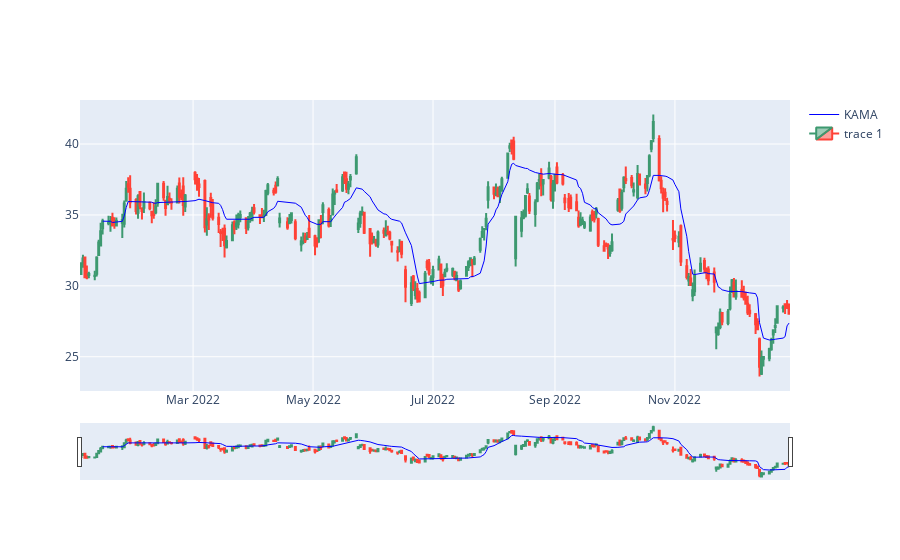

The notebook cell this image was saved under:
### Code cell
resultados_kama = ta.momentum.KAMAIndicator(df["Close"],10,2,30,False)

kama_list = list()

i=0
while i< len(resultados_kama.kama()):
    
    if(resultados_kama.kama()[i] != None):
        
        kama_list.append(resultados_kama.kama()[i])
        
    i+=1
    
fig = go.Figure()

fig.add_trace(
    go.Scatter(
        name="KAMA",
        x=df.index,
        y=kama_list,
        line=dict(color='blue', width=1))
)

fig.add_trace(go.Candlestick(
        x=df.index,
        open=df['Open'],
        high=df['High'],
        low=df['Low'],
        close=df['Close']))

### Figure 1 — Plotly figure (JSON) as saved in the notebook; plotly's stock layout.template omitted (floating-point values rounded to 4 significant figures; data arrays with more than 128 entries replaced by an {"elided": "..."} marker saying what was removed)
{"data": [{"line": {"color": "blue", "width": 1}, "name": "KAMA", "type": "scatter", "x": {"elided": "250 str values"}, "y": {"elided": "250 float values"}}, {"close": {"elided": "250 float values"}, "high": {"elided": "250 float values"}, "low": {"elided": "250 float values"}, "open": {"elided": "250 float values"}, "type": "candlestick", "x": {"elided": "250 str values"}}], "layout": {}}
